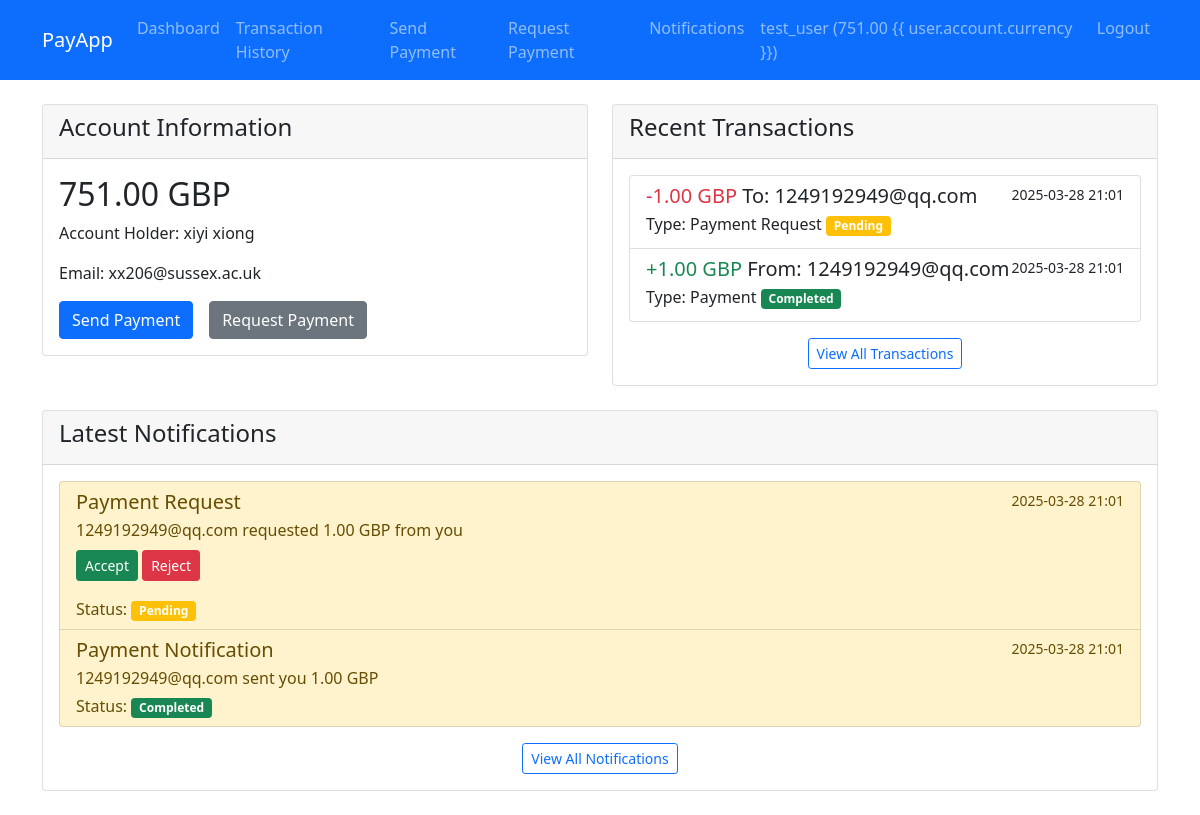
Screenshot of / (signed in) with the database file from the repository.
### payapp/models.py (models this page shows, shortened)
class Account(models.Model):
    user = models.OneToOneField(User, on_delete=models.CASCADE, related_name='account')
    balance = models.DecimalField(max_digits=10, decimal_places=2)
    currency = models.CharField(max_length=3)

class Transaction(models.Model):
    TRANSACTION_TYPES = [
        ('PAYMENT', 'Payment'),
        ('REQUEST', 'Payment Request'),
    ]
    STATUS_CHOICES = [
        ('PENDING', 'Pending'),
        ('COMPLETED', 'Completed'),
        ('REJECTED', 'Rejected'),
    ]
    sender = models.ForeignKey(User, on_delete=models.CASCADE, related_name='sent_transactions')
    receiver = models.ForeignKey(User, on_delete=models.CASCADE, related_name='received_transactions')
    amount = models.DecimalField(max_digits=10, decimal_places=2)
    sender_currency = models.CharField(max_length=3)
    receiver_currency = models.CharField(max_length=3)
    converted_amount = models.DecimalField(max_digits=10, decimal_places=2, null=True, blank=True)
    transaction_type = models.CharField(max_length=10, choices=TRANSACTION_TYPES)
    status = models.CharField(max_length=10, choices=STATUS_CHOICES, default='PENDING')
    timestamp = models.DateTimeField(auto_now_add=True)

class Notification(models.Model):
    user = models.ForeignKey(User, on_delete=models.CASCADE, related_name='notifications')
    transaction = models.ForeignKey(Transaction, on_delete=models.CASCADE)
    message = models.TextField(null=True, blank=True)
    is_read = models.BooleanField(default=False)
    timestamp = models.DateTimeField(auto_now_add=True)

### payapp/views.py (the view)
# urls.py: path('', views.dashboard_view, name='dashboard'),
@login_required
def dashboard_view(request):
    account = request.user.account
    transactions = Transaction.objects.filter(
        sender=request.user
    ) | Transaction.objects.filter(
        receiver=request.user
    ).order_by('-timestamp')[:5]
    notifications = Notification.objects.filter(
        user=request.user,
        is_read=False
    ).order_by('-timestamp')[:5]
    context = {
        'account': account,
        'transactions': transactions,
        'notifications': notifications,
        'unread_count': notifications.count()
    }
    return render(request, 'payapp/dashboard.html', context)

### templates/payapp/dashboard.html (shortened to what this page needs)
{% extends 'base.html' %}
{% block content %}
<div class="row">
    <div class="col-md-6">
        <div class="card mb-4">
            <div class="card-header">
                <h4>Account Information</h4>
            </div>
            <div class="card-body">
                <h2>{{ account.balance }} {{ account.currency }}</h2>
                <p>Account Holder: {{ user.get_full_name|default:user.username }}</p>
                <p>Email: {{ user.email }}</p>
                <div class="d-grid gap-2 d-md-flex justify-content-md-start mt-3">
                    <a href="{% url 'send_payment' %}" class="btn btn-primary me-md-2">Send Payment</a>
                    <a href="{% url 'request_payment' %}" class="btn btn-secondary">Request Payment</a>
                </div>
            </div>
        </div>
    </div>
    <div class="col-md-6">
        <div class="card mb-4">
            <div class="card-header">
                <h4>Recent Transactions</h4>
            </div>
            <div class="card-body">
                {% if transactions %}
                <div class="list-group">
                    {% for transaction in transactions %}
                    <div class="list-group-item">
                        <div class="d-flex w-100 justify-content-between">
                            <h5 class="mb-1">
                                {% if transaction.sender == user %}
                                <span class="text-danger">-{{ transaction.amount }} {{ transaction.sender_currency }}</span>
                                To: {{ transaction.receiver.email }}
                                {% else %}
                                <span class="text-success">+{{ transaction.amount }} {{ transaction.sender_currency }}</span>
                                From: {{ transaction.sender.email }}
                                {% endif %}
                            </h5>
                            <small>{{ transaction.timestamp|date:"Y-m-d H:i" }}</small>
                        </div>
                        <p class="mb-1">
                            Type: {% if transaction.transaction_type == 'PAYMENT' %}Payment{% else %}Payment Request{% endif %}
                            <span class="badge {% if transaction.status == 'COMPLETED' %}bg-success{% elif transaction.status == 'PENDING' %}bg-warning{% else %}bg-danger{% endif %}">
                                {% if transaction.status == 'COMPLETED' %}Completed{% elif transaction.status == 'PENDING' %}Pending{% else %}Rejected{% endif %}
                            </span>
                        </p>
                    </div>
                    {% endfor %}
                </div>
                {% if transactions.count > 0 %}
                <div class="text-center mt-3">
                    <a href="{% url 'transactions' %}" class="btn btn-sm btn-outline-primary">View All Transactions</a>
                </div>
                {% endif %}
                {% else %}
                <p>No transaction records yet.</p>
                {% endif %}
            </div>
        </div>
    </div>
</div>
{% if notifications %}
<div class="card mb-4">
    <div class="card-header">
        <h4>Latest Notifications</h4>
    </div>
    <div class="card-body">
        <div class="list-group">
            {% for notification in notifications %}
            <div class="list-group-item {% if not notification.is_read %}list-group-item-warning{% endif %}">
                <div class="d-flex w-100 justify-content-between">
                    <h5 class="mb-1">
                        {% if notification.transaction.transaction_type == 'PAYMENT' %}
                        Payment Notification
                        {% else %}
                        Payment Request
                        {% endif %}
                    </h5>
                    <small>{{ notification.timestamp|date:"Y-m-d H:i" }}</small>
                </div>
                <p class="mb-1">
                    {% if notification.transaction.transaction_type == 'PAYMENT' %}
                        {% if notification.transaction.sender == user %}
                        You sent {{ notification.transaction.amount }} {{ notification.transaction.sender_currency }} to {{ notification.transaction.receiver.email }}
                        {% else %}
                        {{ notification.transaction.sender.email }} sent you {{ notification.transaction.amount }} {{ notification.transaction.sender_currency }}
                        {% endif %}
                    {% else %}
                        {% if notification.transaction.sender == user %}
                        {{ notification.transaction.receiver.email }} requested {{ notification.transaction.amount }} {{ notification.transaction.receiver_currency }} from you
                        {% if notification.transaction.status == 'PENDING' %}
                        <div class="mt-2">
                            <a href="{% url 'handle_request' notification.transaction.id 'accept' %}" class="btn btn-sm btn-success">Accept</a>
                            <a href="{% url 'handle_request' notification.transaction.id 'reject' %}" class="btn btn-sm btn-danger">Reject</a>
                        </div>
                        {% endif %}
                        {% else %}
                        You requested {{ notification.transaction.amount }} {{ notification.transaction.receiver_currency }} from {{ notification.transaction.sender.email }}
                        {% endif %}
                    {% endif %}
                </p>
                <p class="mb-0">
                    Status:
                    <span class="badge {% if notification.transaction.status == 'COMPLETED' %}bg-success{% elif notification.transaction.status == 'PENDING' %}bg-warning{% else %}bg-danger{% endif %}">
                        {% if notification.transaction.status == 'COMPLETED' %}Completed{% elif notification.transaction.status == 'PENDING' %}Pending{% else %}Rejected{% endif %}
                    </span>
                </p>
            </div>
            {% endfor %}
        </div>
        <div class="text-center mt-3">
            <a href="{% url 'notifications' %}" class="btn btn-sm btn-outline-primary">View All Notifications</a>
        </div>
    </div>
</div>
{% endif %}
{% endblock %}

### templates/base.html (shortened to what this page needs)
<!DOCTYPE html>
<html lang="en">
  <head>
    <link
      href="https://cdn.jsdelivr.net/npm/bootstrap@5.0.2/dist/css/bootstrap.min.css"
      rel="stylesheet"
    />
  </head>
  <body>
    <nav class="navbar navbar-expand-lg navbar-dark bg-primary">
      <div class="container">
        <a class="navbar-brand" href="{% url 'dashboard' %}">PayApp</a>
        <div class="collapse navbar-collapse" id="navbarNav">
          {% if user.is_authenticated %}
          <ul class="navbar-nav me-auto">
            <li class="nav-item">
              <a class="nav-link" href="{% url 'dashboard' %}">Dashboard</a>
            </li>
            <li class="nav-item">
              <a class="nav-link" href="{% url 'transactions' %}"
                >Transaction History</a
              >
            </li>
            <li class="nav-item">
              <a class="nav-link" href="{% url 'send_payment' %}"
                >Send Payment</a
              >
            </li>
            <li class="nav-item">
              <a class="nav-link" href="{% url 'request_payment' %}"
                >Request Payment</a
              >
            </li>
            <li class="nav-item">
              <a class="nav-link" href="{% url 'notifications' %}">
                Notifications
              </a>
            </li>
          </ul>
          <ul class="navbar-nav">
            <li class="nav-item">
              <span class="nav-link"
                >{{ user.username }} ({{ user.account.balance }} {{
                user.account.currency }})</span
              >
            </li>
            <li class="nav-item">
              <a class="nav-link" href="{% url 'logout' %}">Logout</a>
            </li>
          </ul>
          {% endif %}
        </div>
      </div>
    </nav>
    <div class="container mt-4">
       {% block content %}{% endblock %}
    </div>
  </body>
</html>

### rows the page displays
Account: balance "751.00", currency "GBP"
Transaction: transaction_type "Payment Request", status "Pending"
Transaction: transaction_type "Payment", status "Completed"
Notification: shows "Payment Request", timestamp "2025-03-28 21:01", transaction.receiver.email "1249192949@qq.com", transaction.amount "1.00", transaction.receiver_currency "GBP", shows "Accept", shows "Pending"
Notification: shows "Payment Notification", timestamp "2025-03-28 21:01", transaction.sender.email "1249192949@qq.com", transaction.amount "1.00", transaction.sender_currency "GBP", shows "Completed"

### other values shown
{{ user.username }} "test_user"
{{ user.account.balance }} "751.00"
{{ user.get_full_name|default:user.username }} "xiyi xiong"
{{ user.email }} "xx206@sussex.ac.uk"
